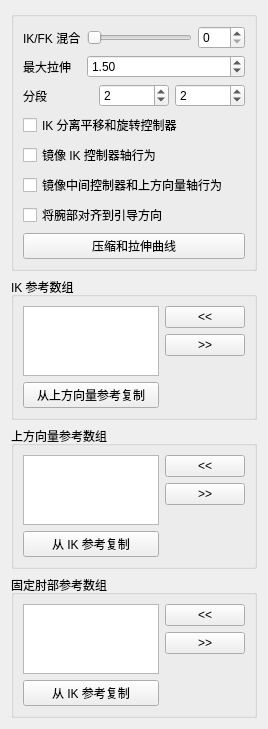
<?xml version="1.0" encoding="UTF-8"?>
<ui version="4.0">
 <class>Form</class>
 <widget class="QWidget" name="Form">
  <property name="geometry">
   <rect>
    <x>0</x>
    <y>0</y>
    <width>268</width>
    <height>687</height>
   </rect>
  </property>
  <property name="windowTitle">
   <string>表单</string>
  </property>
  <layout class="QGridLayout" name="gridLayout">
   <item row="0" column="0">
    <widget class="QGroupBox" name="groupBox">
     <property name="title">
      <string/>
     </property>
     <layout class="QGridLayout" name="gridLayout_2">
      <item row="0" column="0">
       <layout class="QVBoxLayout" name="verticalLayout">
        <item>
         <layout class="QFormLayout" name="formLayout">
          <property name="fieldGrowthPolicy">
           <enum>QFormLayout::AllNonFixedFieldsGrow</enum>
          </property>
          <item row="0" column="0">
           <widget class="QLabel" name="ikfk_label">
            <property name="text">
             <string>IK/FK 混合</string>
            </property>
           </widget>
          </item>
          <item row="0" column="1">
           <layout class="QHBoxLayout" name="horizontalLayout_3">
            <item>
             <widget class="QSlider" name="ikfk_slider">
              <property name="minimumSize">
               <size>
                <width>0</width>
                <height>15</height>
               </size>
              </property>
              <property name="maximum">
               <number>100</number>
              </property>
              <property name="orientation">
               <enum>Qt::Horizontal</enum>
              </property>
             </widget>
            </item>
            <item>
             <widget class="QSpinBox" name="ikfk_spinBox">
              <property name="maximum">
               <number>100</number>
              </property>
             </widget>
            </item>
           </layout>
          </item>
          <item row="1" column="0">
           <widget class="QLabel" name="maxStretch_label">
            <property name="sizePolicy">
             <sizepolicy hsizetype="MinimumExpanding" vsizetype="MinimumExpanding">
              <horstretch>0</horstretch>
              <verstretch>0</verstretch>
             </sizepolicy>
            </property>
            <property name="text">
             <string>最大拉伸</string>
            </property>
           </widget>
          </item>
          <item row="1" column="1">
           <widget class="QDoubleSpinBox" name="maxStretch_spinBox">
            <property name="sizePolicy">
             <sizepolicy hsizetype="MinimumExpanding" vsizetype="Fixed">
              <horstretch>0</horstretch>
              <verstretch>0</verstretch>
             </sizepolicy>
            </property>
            <property name="minimum">
             <double>1.000000000000000</double>
            </property>
            <property name="value">
             <double>1.500000000000000</double>
            </property>
           </widget>
          </item>
         </layout>
        </item>
        <item>
         <layout class="QHBoxLayout" name="horizontalLayout">
          <item>
           <widget class="QLabel" name="divisions_label">
            <property name="text">
             <string>分段</string>
            </property>
           </widget>
          </item>
          <item>
           <widget class="QSpinBox" name="div0_spinBox">
            <property name="minimum">
             <number>1</number>
            </property>
            <property name="value">
             <number>2</number>
            </property>
           </widget>
          </item>
          <item>
           <widget class="QSpinBox" name="div1_spinBox">
            <property name="minimum">
             <number>1</number>
            </property>
            <property name="value">
             <number>2</number>
            </property>
           </widget>
          </item>
         </layout>
        </item>
        <item>
         <widget class="QCheckBox" name="ikTR_checkBox">
          <property name="text">
           <string>IK 分离平移和旋转控制器</string>
          </property>
         </widget>
        </item>
        <item>
         <widget class="QCheckBox" name="mirrorIK_checkBox">
          <property name="toolTip">
           <string extracomment="This option set the axis of the mid CTL (elbow) and the up vector control to move in a mirror behaviour ">设置中间控制器(肘部)和上方向向量控制器以镜像方式移动的轴行为 </string>
          </property>
          <property name="statusTip">
           <string extracomment="This option set the axis of the mid CTL (elbow) and the up vector control to move in a mirror behaviour ">设置中间控制器(肘部)和上方向向量控制器以镜像方式移动的轴行为 </string>
          </property>
          <property name="whatsThis">
           <string>设置中间控制器(肘部)和上方向向量控制器以镜像方式移动的轴行为 </string>
          </property>
          <property name="text">
           <string>镜像 IK 控制器轴行为</string>
          </property>
         </widget>
        </item>
        <item>
         <widget class="QCheckBox" name="mirrorMid_checkBox">
          <property name="toolTip">
           <string extracomment="This option set the axis of the mid CTL (elbow) and the up vector control to move in a mirror behaviour ">设置中间控制器(肘部)和上方向向量控制器以镜像方式移动的轴行为 </string>
          </property>
          <property name="statusTip">
           <string extracomment="This option set the axis of the mid CTL (elbow) and the up vector control to move in a mirror behaviour ">设置中间控制器(肘部)和上方向向量控制器以镜像方式移动的轴行为 </string>
          </property>
          <property name="whatsThis">
           <string>设置中间控制器(肘部)和上方向向量控制器以镜像方式移动的轴行为 </string>
          </property>
          <property name="text">
           <string>镜像中间控制器和上方向量轴行为</string>
          </property>
         </widget>
        </item>
        <item>
         <widget class="QCheckBox" name="guideOrientWrist_checkBox">
          <property name="toolTip">
           <string extracomment="This option set the axis of the mid CTL (elbow) and the up vector control to move in a mirror behaviour ">此选项将腕部与引导对齐。</string>
          </property>
          <property name="statusTip">
           <string extracomment="This option set the axis of the mid CTL (elbow) and the up vector control to move in a mirror behaviour ">此选项将腕部与引导对齐。</string>
          </property>
          <property name="whatsThis">
           <string>此选项将腕部与引导对齐。</string>
          </property>
          <property name="text">
           <string>将腕部对齐到引导方向</string>
          </property>
         </widget>
        </item>
        <item>
         <layout class="QHBoxLayout" name="horizontalLayout_2">
          <item>
           <widget class="QPushButton" name="squashStretchProfile_pushButton">
            <property name="text">
             <string>压缩和拉伸曲线</string>
            </property>
           </widget>
          </item>
         </layout>
        </item>
       </layout>
      </item>
     </layout>
    </widget>
   </item>
   <item row="1" column="0">
    <widget class="QGroupBox" name="ikRefArray_groupBox">
     <property name="title">
      <string>IK 参考数组</string>
     </property>
     <layout class="QGridLayout" name="gridLayout_3">
      <item row="0" column="0">
       <layout class="QHBoxLayout" name="ikRefArray_horizontalLayout">
        <item>
         <layout class="QVBoxLayout" name="ikRefArray_verticalLayout_1">
          <item>
           <widget class="QListWidget" name="ikRefArray_listWidget">
            <property name="dragDropOverwriteMode">
             <bool>true</bool>
            </property>
            <property name="dragDropMode">
             <enum>QAbstractItemView::InternalMove</enum>
            </property>
            <property name="defaultDropAction">
             <enum>Qt::MoveAction</enum>
            </property>
            <property name="alternatingRowColors">
             <bool>true</bool>
            </property>
            <property name="selectionMode">
             <enum>QAbstractItemView::ExtendedSelection</enum>
            </property>
            <property name="selectionRectVisible">
             <bool>false</bool>
            </property>
           </widget>
          </item>
          <item>
           <widget class="QPushButton" name="ikRefArray_copyRef_pushButton">
            <property name="text">
             <string>从上方向量参考复制</string>
            </property>
           </widget>
          </item>
         </layout>
        </item>
        <item>
         <layout class="QVBoxLayout" name="ikRefArray_verticalLayout_2">
          <item>
           <widget class="QPushButton" name="ikRefArrayAdd_pushButton">
            <property name="text">
             <string>&lt;&lt;</string>
            </property>
           </widget>
          </item>
          <item>
           <widget class="QPushButton" name="ikRefArrayRemove_pushButton">
            <property name="text">
             <string>&gt;&gt;</string>
            </property>
           </widget>
          </item>
          <item>
           <spacer name="ikRefArray_verticalSpacer">
            <property name="orientation">
             <enum>Qt::Vertical</enum>
            </property>
            <property name="sizeHint" stdset="0">
             <size>
              <width>20</width>
              <height>40</height>
             </size>
            </property>
           </spacer>
          </item>
         </layout>
        </item>
       </layout>
      </item>
     </layout>
    </widget>
   </item>
   <item row="2" column="0">
    <widget class="QGroupBox" name="upvRefArray_groupBox">
     <property name="title">
      <string>上方向量参考数组</string>
     </property>
     <layout class="QGridLayout" name="gridLayout_5">
      <item row="0" column="0">
       <layout class="QHBoxLayout" name="upvRefArray_horizontalLayout">
        <item>
         <layout class="QVBoxLayout" name="upvRefArray_verticalLayout_1">
          <item>
           <widget class="QListWidget" name="upvRefArray_listWidget">
            <property name="dragDropOverwriteMode">
             <bool>true</bool>
            </property>
            <property name="dragDropMode">
             <enum>QAbstractItemView::InternalMove</enum>
            </property>
            <property name="defaultDropAction">
             <enum>Qt::MoveAction</enum>
            </property>
            <property name="alternatingRowColors">
             <bool>true</bool>
            </property>
            <property name="selectionMode">
             <enum>QAbstractItemView::ExtendedSelection</enum>
            </property>
            <property name="selectionRectVisible">
             <bool>false</bool>
            </property>
           </widget>
          </item>
          <item>
           <widget class="QPushButton" name="upvRefArray_copyRef_pushButton">
            <property name="text">
             <string>从 IK 参考复制</string>
            </property>
           </widget>
          </item>
         </layout>
        </item>
        <item>
         <layout class="QVBoxLayout" name="upvRefArray_verticalLayout_2">
          <item>
           <widget class="QPushButton" name="upvRefArrayAdd_pushButton">
            <property name="text">
             <string>&lt;&lt;</string>
            </property>
           </widget>
          </item>
          <item>
           <widget class="QPushButton" name="upvRefArrayRemove_pushButton">
            <property name="text">
             <string>&gt;&gt;</string>
            </property>
           </widget>
          </item>
          <item>
           <spacer name="upvRefArray_verticalSpacer">
            <property name="orientation">
             <enum>Qt::Vertical</enum>
            </property>
            <property name="sizeHint" stdset="0">
             <size>
              <width>20</width>
              <height>40</height>
             </size>
            </property>
           </spacer>
          </item>
         </layout>
        </item>
       </layout>
      </item>
     </layout>
    </widget>
   </item>
   <item row="3" column="0">
    <widget class="QGroupBox" name="pinRefArray_groupBox">
     <property name="title">
      <string>固定肘部参考数组</string>
     </property>
     <layout class="QGridLayout" name="gridLayout_4">
      <item row="0" column="0">
       <layout class="QHBoxLayout" name="pinRefArray_horizontalLayout">
        <item>
         <layout class="QVBoxLayout" name="pinRefArray_verticalLayout">
          <item>
           <widget class="QListWidget" name="pinRefArray_listWidget">
            <property name="dragDropOverwriteMode">
             <bool>true</bool>
            </property>
            <property name="dragDropMode">
             <enum>QAbstractItemView::InternalMove</enum>
            </property>
            <property name="defaultDropAction">
             <enum>Qt::MoveAction</enum>
            </property>
            <property name="alternatingRowColors">
             <bool>true</bool>
            </property>
            <property name="selectionMode">
             <enum>QAbstractItemView::ExtendedSelection</enum>
            </property>
            <property name="selectionRectVisible">
             <bool>false</bool>
            </property>
           </widget>
          </item>
          <item>
           <widget class="QPushButton" name="pinRefArray_copyRef_pushButton">
            <property name="text">
             <string>从 IK 参考复制</string>
            </property>
           </widget>
          </item>
         </layout>
        </item>
        <item>
         <layout class="QVBoxLayout" name="pinRefArray_verticalLayout_2">
          <item>
           <widget class="QPushButton" name="pinRefArrayAdd_pushButton">
            <property name="text">
             <string>&lt;&lt;</string>
            </property>
           </widget>
          </item>
          <item>
           <widget class="QPushButton" name="pinRefArrayRemove_pushButton">
            <property name="text">
             <string>&gt;&gt;</string>
            </property>
           </widget>
          </item>
          <item>
           <spacer name="pinRefArray_verticalSpacer">
            <property name="orientation">
             <enum>Qt::Vertical</enum>
            </property>
            <property name="sizeHint" stdset="0">
             <size>
              <width>20</width>
              <height>40</height>
             </size>
            </property>
           </spacer>
          </item>
         </layout>
        </item>
       </layout>
      </item>
     </layout>
    </widget>
   </item>
  </layout>
 </widget>
 <resources/>
 <connections>
  <connection>
   <sender>ikfk_slider</sender>
   <signal>sliderMoved(int)</signal>
   <receiver>ikfk_spinBox</receiver>
   <slot>setValue(int)</slot>
   <hints>
    <hint type="sourcelabel">
     <x>144</x>
     <y>47</y>
    </hint>
    <hint type="destinationlabel">
     <x>220</x>
     <y>45</y>
    </hint>
   </hints>
  </connection>
  <connection>
   <sender>ikfk_spinBox</sender>
   <signal>valueChanged(int)</signal>
   <receiver>ikfk_slider</receiver>
   <slot>setValue(int)</slot>
   <hints>
    <hint type="sourcelabel">
     <x>222</x>
     <y>37</y>
    </hint>
    <hint type="destinationlabel">
     <x>182</x>
     <y>37</y>
    </hint>
   </hints>
  </connection>
 </connections>
</ui>
